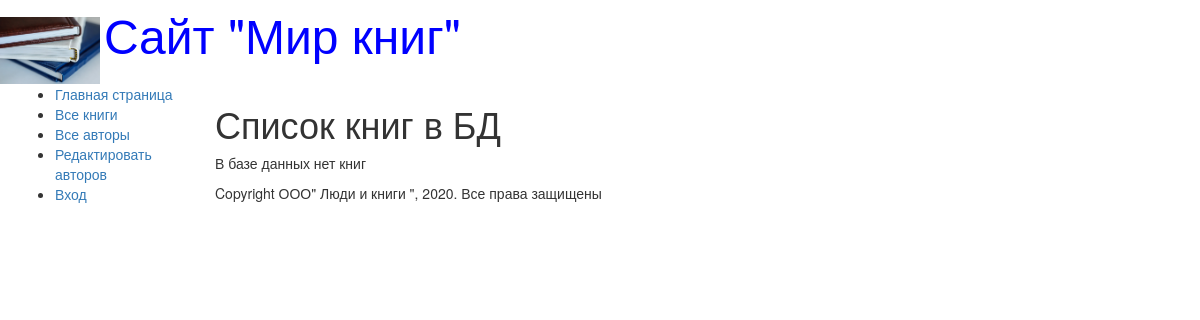
The page /books/ on the database as committed earlier.
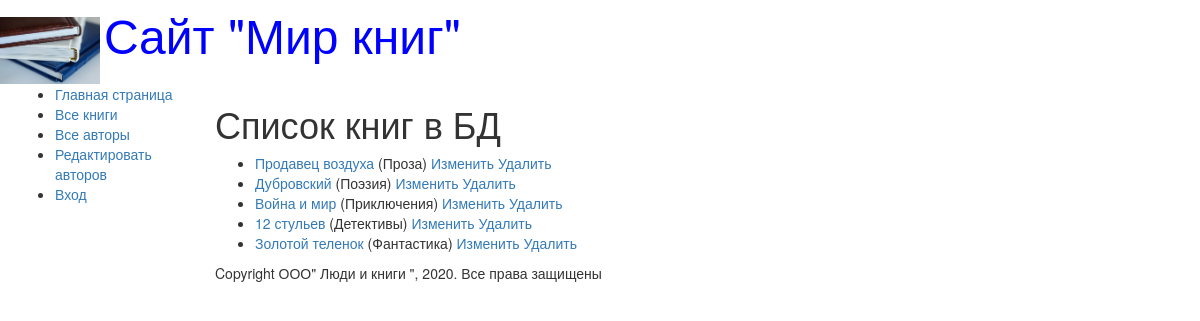
The same page on the database as committed later.
### catalog/models.py (models this page shows, shortened)
class Book(models.Model):
    title = models.CharField(max_length=200, help_text='Введите название книги', verbose_name='Название книги')
    genre = models.ForeignKey('Genre', on_delete=models.CASCADE, help_text='Выберите жанр книги', verbose_name='Жанр книги', null=True)
    language = models.ForeignKey('Language', on_delete=models.CASCADE, help_text='Выберите язык книги', verbose_name='Язык книги', null=True)
    author = models.ManyToManyField('Author', help_text='Выберите автора книги', verbose_name='Автор книги')
    summary = models.TextField(max_length=1000, help_text='Введите краткое описание книги', verbose_name='Аннотация книги')
    isbn = models.CharField(max_length=13, help_text='Должно содержать 13 символов', verbose_name='ISBN книги')
    def get_absolute_url(self):
        return reverse('book-detail', args=[str(self.id)])
    def display_author(self):
        return ', '.join([author.last_name for author in self.author.all()])
    display_author.short_description = 'Авторы'

class Genre(models.Model):
    name = models.CharField(max_length=200, help_text='Введите жанр книги', verbose_name='Жанр книги')
    def __str__(self):
        return self.name

### catalog/views.py (the view)
# urls.py: url(r'^books/$', views.BookListView.as_view(), name='books'),
class BookListView(generic.ListView):
    model=Book
    paginate_by = 10

### catalog/templates/catalog/book_list.html
{% extends "base_generic.html" %}
{% block content %}
    <h1>Список книг в БД</h1>
    {% if book_list %}
    <ul>
        {% for book in book_list %}
        <li>
            <a href="{{ book.get_absolute_url }}">
                    {{book.title}}</a>
                    ({{book.genre}})
            <a href="/book/update/{{book.id}}">Изменить</a>
            <a href="/book/delete/{{book.id}}">Удалить</a>
        </li>
        {% endfor %}
    </ul>
    {% else %}
    <p>В базе данных нет книг</p>
    {% endif %}
{% endblock %}

Rows that differ between the two databases and show on the page:
added Book: title "Продавец воздуха", genre "Проза"
added Book: title "Дубровский", genre "Поэзия"
added Book: title "Война и мир", genre "Приключения"
added Book: title "12 стульев", genre "Детективы"
added Book: title "Золотой теленок", genre "Фантастика"
Other text that changed with them:
text no longer shown: "В базе данных нет книг"
